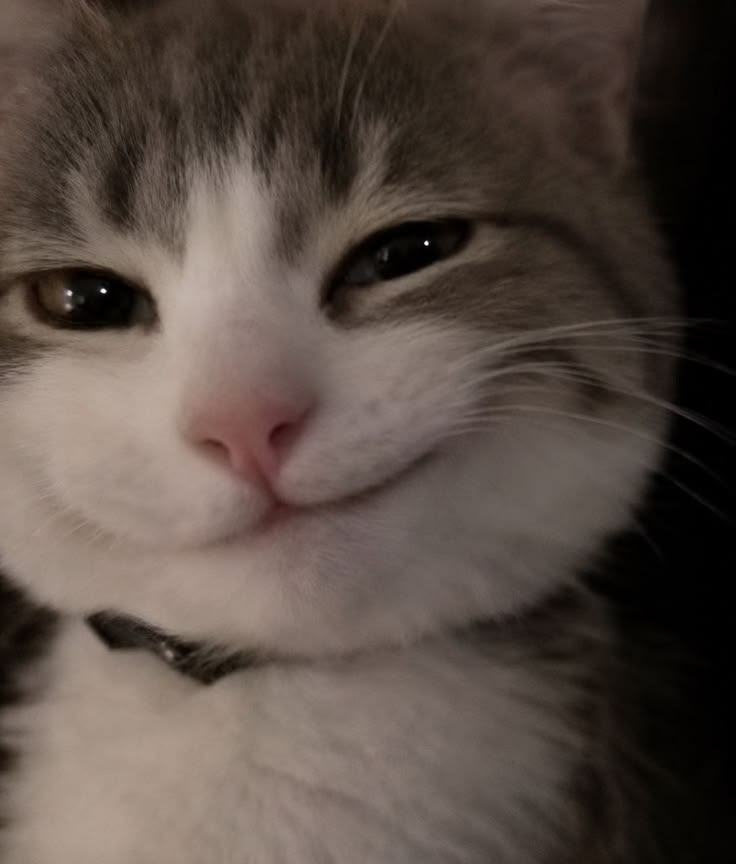
#> input picture python/cat.jpg, 736 x 864 px
$ python surf_lab.py --image cat.jpg --output results --no-show
#> lines starting #> are read from the running program, lines starting #| are printed output that depends on the picture
"""CSST106 Lab 4: genuine OpenCV SURF, SIFT, ORB and upright SURF.

Requires an OpenCV build with contrib and OPENCV_ENABLE_NONFREE=ON.
Run: python surf_lab.py --image cat.jpg --output results --no-show
"""
import argparse
import csv
import json
from pathlib import Path
from statistics import median
from time import perf_counter

import cv2
import numpy as np


def detector(name, threshold=400, max_features=1000):
    if name in ("SURF", "U-SURF"):
        try:
            return cv2.xfeatures2d.SURF_create(
                hessianThreshold=float(threshold), extended=False,
                upright=(name == "U-SURF"))
        except (AttributeError, cv2.error) as error:
            raise RuntimeError(
                "SURF is unavailable. Use a contrib/nonfree OpenCV build. "
                "Installing the ordinary PyPI contrib wheel is insufficient."
            ) from error
    if name == "SIFT":
        create = getattr(cv2, "SIFT_create", None)
        if create is None:
            create = cv2.xfeatures2d.SIFT_create
        return create(nfeatures=max_features)
    if name == "ORB":
        return cv2.ORB_create(nfeatures=max_features)
    raise ValueError("Unknown detector: " + name)


def load_gray(path):
    image = cv2.imread(str(path), cv2.IMREAD_GRAYSCALE)
#> image: shape (864, 736); min 0, max 255, mean 78
    if image is None:
        raise ValueError("Cannot read image: " + str(path))
    scale = min(1.0, 640.0 / max(image.shape))
#> scale = 0.741
    if scale < 1:
        image = cv2.resize(image, None, fx=scale, fy=scale,
                           interpolation=cv2.INTER_AREA)
#> image: shape (640, 545)
    return image


def transform(image, angle=15, scale=0.85):
#> called with angle = 15, scale = 0.85
    height, width = image.shape
#> height = 640; width = 545
    matrix = cv2.getRotationMatrix2D((width / 2.0, height / 2.0), angle, scale)
    matrix[:, 2] += (15, 10)
    target = cv2.warpAffine(image, matrix, (width, height),
                            flags=cv2.INTER_LINEAR, borderValue=255)
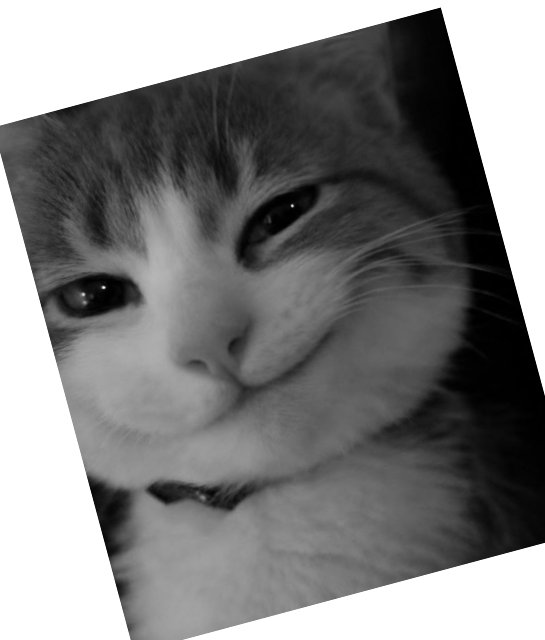
#> target: shape (640, 545); min 0, max 255, mean 129.2
    return target, matrix


def extract(name, image, threshold=400, repeats=5):
    algorithm = detector(name, threshold)
    algorithm.detectAndCompute(image, None)  # Warm up; excluded from timing.
    durations = []
    for _ in range(repeats):
        start = perf_counter()
        points, descriptors = algorithm.detectAndCompute(image, None)
        durations.append((perf_counter() - start) * 1000)
    return points, descriptors, median(durations)


def match(des1, des2, name, ratio=0.75):
    if des1 is None or des2 is None or len(des2) < 2:
        return []
    norm = cv2.NORM_HAMMING if name == "ORB" else cv2.NORM_L2
    pairs = cv2.BFMatcher(norm).knnMatch(des1, des2, k=2)
    return sorted([p[0] for p in pairs if len(p) == 2
                   and p[0].distance < ratio * p[1].distance],
                  key=lambda m: m.distance)


def geometric_count(points1, points2, matches, matrix, tolerance=3.0):
    return int(sum(np.linalg.norm(matrix.dot(
        [points1[m.queryIdx].pt[0], points1[m.queryIdx].pt[1], 1.0])
        - np.array(points2[m.trainIdx].pt)) <= tolerance for m in matches))


def main():
    parser = argparse.ArgumentParser(description=__doc__)
    parser.add_argument("--image", type=Path, default=Path(__file__).parent / "cat.jpg")
    parser.add_argument("--image2", type=Path)
    parser.add_argument("--output", type=Path, default=Path("results"))
    parser.add_argument("--threshold", type=float, default=400)
    parser.add_argument("--angle", type=float, default=15)
    parser.add_argument("--no-show", action="store_true")
    args = parser.parse_args()
    if args.threshold <= 0 or not -180 <= args.angle <= 180:
        parser.error("Use a positive threshold and an angle between -180 and 180.")
    cv2.setNumThreads(1)
    source = load_gray(args.image)
    target, matrix = transform(source, args.angle)
#> matrix = [[0.821, 0.22, -6.63], [-0.22, 0.821, 127.2]]
    if args.image2:
        target, matrix = load_gray(args.image2), None
    args.output.mkdir(parents=True, exist_ok=True)
    cv2.imwrite(str(args.output / "input1.png"), source)
    cv2.imwrite(str(args.output / "input2.png"), target)
    rows, records = [], {}
    for name in ("SURF", "SIFT", "ORB", "U-SURF"):
        kp1, des1, t1 = extract(name, source, args.threshold)
        kp2, des2, t2 = extract(name, target, args.threshold)
        matches = match(des1, des2, name)
        verified = geometric_count(kp1, kp2, matches, matrix) if matrix is not None else None
        picture = cv2.drawMatches(source, kp1, target, kp2, matches[:50], None,
                                 flags=cv2.DrawMatchesFlags_NOT_DRAW_SINGLE_POINTS)
        keypoints = cv2.drawKeypoints(source, kp1, None, (0, 107, 255),
                                     cv2.DRAW_MATCHES_FLAGS_DRAW_RICH_KEYPOINTS)
        cv2.imwrite(str(args.output / (name + "_matches.png")), picture)
        cv2.imwrite(str(args.output / (name + "_keypoints.png")), keypoints)
        record = {"keypoints1": len(kp1), "keypoints2": len(kp2),
                  "descriptorShape": None if des1 is None else list(des1.shape),
                  "matches": len(matches), "verifiedWithin3px": verified,
                  "extractPairMs": round(t1 + t2, 3)}
        records[name] = record
        rows.append([name, len(kp1), len(kp2), len(matches), verified, t1 + t2])
        print(name, record)
        if not args.no_show:
            cv2.namedWindow(name, cv2.WINDOW_NORMAL)
            cv2.imshow(name, picture)
#> after the loop, records = 0 items; rows = []
    print("\nHessian threshold experiment, same source image:")
    records["thresholds"] = []
    for threshold in (100, 400, 1000, 2000):
        points, _, _ = extract("SURF", source, threshold)
        records["thresholds"].append({"threshold": threshold, "keypoints": len(points)})
        print(threshold, len(points))
    with (args.output / "comparison.csv").open("w", newline="") as file:
        writer = csv.writer(file)
        writer.writerow(["Algorithm", "Keypoints1", "Keypoints2", "RatioMatches",
                         "Verified3px", "ExtractPair_ms"])
        writer.writerows(rows)
    (args.output / "results.json").write_text(json.dumps(records, indent=2))
    if not args.no_show:
        print("Click an image window and press any key to close.")
        cv2.waitKey(0)
        cv2.destroyAllWindows()


if __name__ == "__main__":
#> (the run stopped early here; a loop or call above may not have finished)
